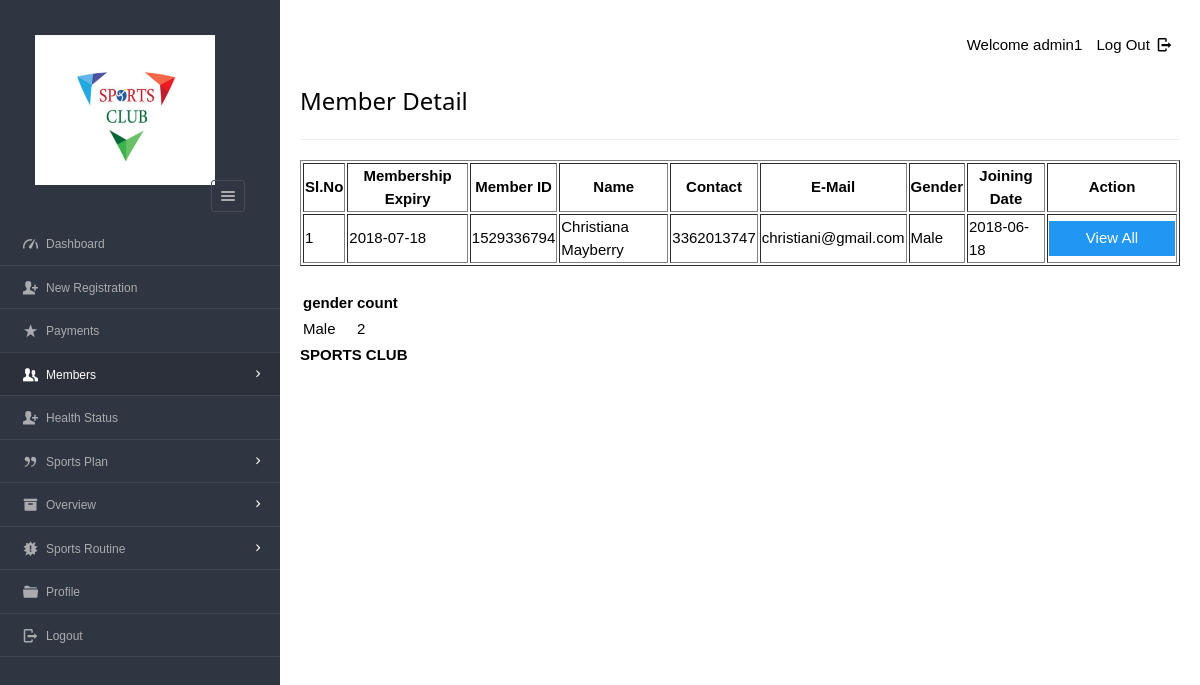
/dashboard/admin/table_view.php (signed in), run on the app's committed database.
### tables this page shows
CREATE TABLE `enrolls_to` (
`et_id` int(5) NOT NULL AUTO_INCREMENT,
`pid` varchar(8) ,
`uid` varchar(20),
`paid_date` varchar(15),
`expire` varchar(15),
`renewal` varchar(15),
PRIMARY KEY (`et_id`) USING BTREE,
INDEX `user_ID`(`uid`) USING BTREE,
INDEX `plan_ID_idx`(`pid`) USING BTREE
);

CREATE TABLE `users`(
`userid` varchar(20),
`username` varchar(40),
`gender` varchar(8),
`mobile` varchar(20),
`email` varchar(20),
`dob` varchar(10),
`joining_date` varchar(10),
PRIMARY KEY (`userid`) USING BTREE,
UNIQUE INDEX `email`(`email`) USING BTREE,
INDEX `userid`(`userid`) USING BTREE
);

### dashboard/admin/table_view.php (the view, shortened to what this page needs)
<?php
require '../../include/db_conn.php';
?>
<!DOCTYPE html>
<html lang="en">
<head>
   <link rel="stylesheet" href="../../css/style.css"  id="style-resource-5">
    <link rel="stylesheet" href="../../css/dashMain.css">
    <link rel="stylesheet" type="text/css" href="../../css/entypo.css">
	<link href="a1style.css" rel="stylesheet" type="text/css">
</head>
    <body class="page-body  page-fade" onload="collapseSidebar()">
    	<div class="page-container sidebar-collapsed" id="navbarcollapse">
		<div class="sidebar-menu">
			<header class="logo-env">
			<div class="logo">
				<a href="main.php">
					<img src="logo1.png" alt="" width="192" height="80" />
				</a>
			</div>
					<div class="sidebar-collapse" onclick="collapseSidebar()">
				<a href="#" class="sidebar-collapse-icon with-animation">
					<i class="entypo-menu"></i>
				</a>
			</div>
			</header>
    		<?php include('nav.php'); ?>
    	</div>
    		<div class="main-content">
				<div class="row">
					<div class="col-md-6 col-sm-8 clearfix">
					</div>
					<div class="col-md-6 col-sm-4 clearfix hidden-xs">
						<ul class="list-inline links-list pull-right">
							<li>Welcome <?php echo $_SESSION['full_name']; ?>
							</li>
							<li>
								<a href="logout.php">
									Log Out <i class="entypo-logout right"></i>
								</a>
							</li>
						</ul>
					</div>
				</div>
		<h3>Member Detail</h3>
		<hr />
		<table class="table table-bordered datatable" id="table-1" border=1>
			<thead>
				<tr><h2>
					<th>Sl.No</th>
					<th>Membership Expiry</th>
					<th>Member ID</th>
					<th>Name</th>
					<th>Contact</th>
					<th>E-Mail</th>
					<th>Gender</th>
					<th>Joining Date</th>
					<th>Action</th></h2>
				</tr>
			</thead>
				<tbody>
						<?php
							$query  = "select * from users ORDER BY joining_date";
							$result = mysqli_query($con, $query);
							$sno    = 1;
							if (mysqli_affected_rows($con) != 0) {
							    while ($row = mysqli_fetch_array($result, MYSQLI_ASSOC)) {
							        $uid   = $row['userid'];
							        $query1  = "select * from enrolls_to WHERE uid='$uid' AND renewal='yes'";
							        $result1 = mysqli_query($con, $query1);
							        if (mysqli_affected_rows($con) == 1) {
							            while ($row1 = mysqli_fetch_array($result1, MYSQLI_ASSOC)) {
							                echo "<tr><td>".$sno."</td>";
							                echo "<td>" . $row1['expire'] . "</td>";
							                echo "<td>" . $row['userid'] . "</td>";
							                echo "<td>" . $row['username'] . "</td>";
							                echo "<td>" . $row['mobile'] . "</td>";
							                echo "<td>" . $row['email'] . "</td>";
							                echo "<td>" . $row['gender'] . "</td>";
							                echo "<td>" . $row['joining_date'] ."</td>";
							                $sno++;
							                echo "<td><form action='viewall_detail.php' method='post'><input type='hidden' name='name' value='" . $uid . "'/><input type='submit' class='a1-btn a1-blue' id='button1' value='View All ' class='btn btn-info'/></form></td></tr>";
							            }
							        }
							    }
							}
                    $res = mysqli_query($con,"CALL `countGender`();") or die("query fail:" .mysqli_error($con));
                    echo"<table ><tr><th>gender</th><th>count</th></tr>";
                    while($row = mysqli_fetch_array($res)){
                        echo"<td>". $row['gender']. "</td>";
                         echo"<td>". $row['COUNT(*)']. "</td>";
                        echo"<br/>";
                        echo"</table>";
                    }
						?>
					</tbody>
				</table>
			<?php include('footer.php'); ?>
    	</div>
    </body>
</html>

### css/style.css (style rules this page uses)
html { font-size: 62.5%; font-family: sans-serif; }
div { display: block; }
body { font-family: "Noto Sans", sans-serif, "Helvetica Neue", Helvetica, Arial, sans-serif; font-size: 12px; line-height: 1.428571429; display: block; margin: 0; }
*, *:before, *:after { box-sizing: border-box; }
a { text-decoration: none; background: transparent; }
img { vertical-align: middle; }
img { border: 0; }
.logo img { width: 220px; height: 200px; }
input, button, select, textarea { font-family: inherit; font-size: inherit; line-height: inherit; }
button, input { line-height: normal; }
button, input, select, textarea { font-family: inherit; font-size: 100%; margin: 0; }
input { background-color: white; cursor: text; padding: 1px; border-width: 2px; border-style: inset; border-color: initial; border-image: initial; }
input, textarea, select, button { text-rendering: auto; color: initial; letter-spacing: normal; word-spacing: normal; text-transform: none; text-indent: 0px; text-shadow: none; display: inline-block; text-align: start; margin: 0em; font: 400 13.3333px Arial; }
button, html input[type="button"], input[type="reset"], input[type="submit"] { cursor: pointer; }
a { color: #373e4a; text-decoration: none; }
a { background: transparent; }
a { color: #373e4a; }
.page-container { position: relative; padding-left: 280px; }
.page-container .sidebar-menu { position: absolute; width: 280px; top: 0; left: 0; bottom: 0; background: #303641; color: #aaabae; z-index: 1; min-height: 796px; box-sizing: border-box; }
.page-container .sidebar-menu .logo-env { width: 100%; padding: 35px; padding-bottom: 10px; box-sizing: border-box; }
.page-container .sidebar-menu .logo-env:before, .page-container .sidebar-menu .logo-env:after { content: " "; display: table; }
.page-container .sidebar-menu .logo-env > div { display: block; vertical-align: middle; white-space: nowrap; float: left; }
.page-container .sidebar-menu .logo-env > div > a { display: inline-block; color: #aaabae; }
.page-container .sidebar-menu .logo-env > div.sidebar-collapse, .page-container .sidebar-menu .logo-env > div.sidebar-mobile-menu { position: relative; float: right; }
.page-container .sidebar-menu .logo-env > div.sidebar-collapse a, .page-container .sidebar-menu .logo-env > div.sidebar-mobile-menu a { display: inline-block; border: 1px solid #454a54; text-align: center; padding: 0; line-height: 1; font-size: 20px; font-weight: 300; padding: 5px 2px; background-clip: padding-box; border-radius: 3px; transition: all 200ms ease-in-out; }
.page-container .sidebar-menu .logo-env .logo img { width: 180px; height: 150px; }
.page-container .sidebar-menu .logo-env:after { clear: both; }
ul, ol { margin-top: 0; margin-bottom: 8.5px; }
ul, menu, dir { display: block; list-style-type: disc; }
li { display: list-item; }
i, cite, em, var, address, dfn { font-style: italic; }

### css/entypo.css (style rules this page uses)
[class^="entypo-"]:before, [class*=" entypo-"]:before { font-family: "entypo"; font-style: normal; font-weight: normal; speak: none; display: inline-block; text-decoration: inherit; width: 1em; margin-right: .2em; text-align: center; font-variant: normal; text-transform: none; line-height: 1em; margin-left: .2em; }
.entypo-menu:before { content: '\e811'; }
.entypo-logout:before { content: '\e85d'; }

### dashboard/admin/table_view.php (style rules this page uses)
#button1 { width:126px; }

### data on the page
users: userid "1529336794", username "Christiana Mayberry", mobile "3362013747", email "christiani@gmail.com", gender "Male", joining_date "2018-06-18"
enrolls_to: expire "2018-07-18"

### other printed values
$_SESSION['full_name'] "admin1"
$row['gender'] "Male"
$row['COUNT(*)'] "2"
